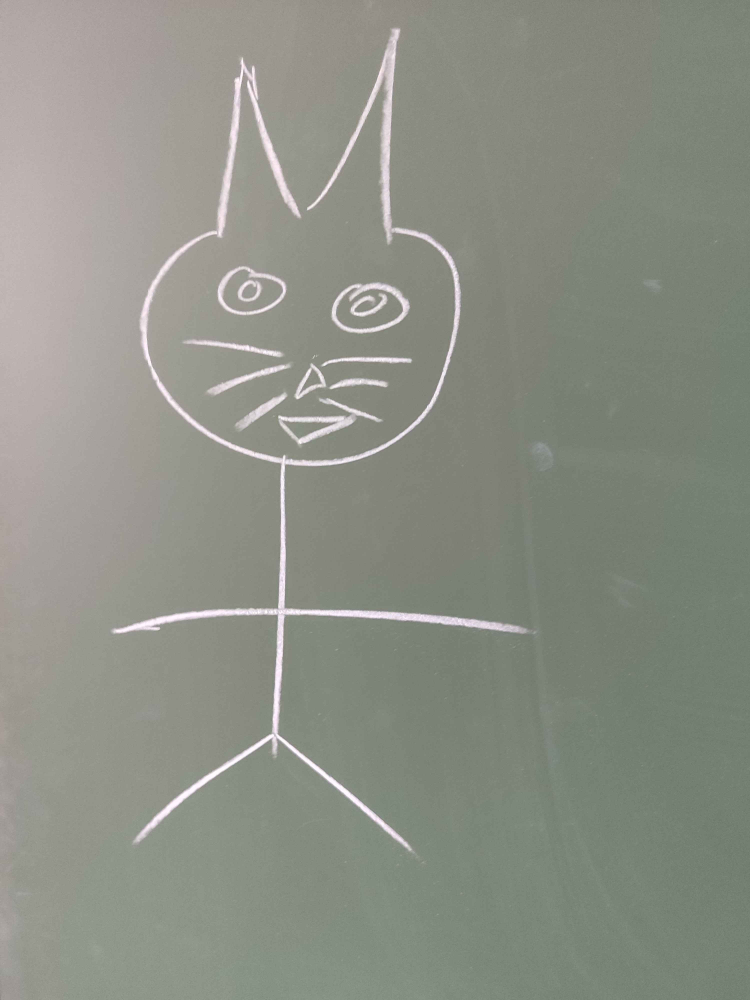
#> input picture image/stick.jpg, 3000 x 4000 px (shown at 1/4 size)
$ python command.py   (older library calls are emulated)
#> lines starting #> are read from the running program, lines starting #| are printed output that depends on the picture; after the words box and inside, x2 and y2 are one past the last pixel; in counts of white or black regions, pixels touching at a corner belong together
#> further down, image is the input picture: shape (4000, 3000, 3); mean B, G, R 133.6, 143.9, 140.6
### ImageProcessing/calcul_trajectoire.py
import cv2
import numpy as np
import matplotlib.pyplot as plt
import PIL
try:
    from ImageProcessing.A4_calibration import fit_to_a4
except:
    from A4_calibration import fit_to_a4

def calcul_trajectoire(image : np.ndarray, pointRatio = 10, method = "bluredcanny", show = False, preview = False):

    # Put the image in greyscale if it's not the case
#> called with pointRatio = 5, method = 'bluredcanny', show = False, preview = False
    try:
        if len(image.shape) == 2:
            image = cv2.convertScaleAbs(image)


        elif image.shape[2] != 1:
            image = cv2.cvtColor(image, cv2.COLOR_BGR2GRAY)
#> image: shape (4000, 3000)
    except ValueError as e:
        print(e)
        print(image.shape)
        cv2.imshow("Error Image",image)
        cv2.waitKey()

    if type(pointRatio) is not int:
        pointRatio = int(pointRatio)


    imgBlur = cv2.GaussianBlur(image,(3,3),0)

    if method == "bluredcanny":
        chosen = cv2.Canny(imgBlur, 50, 150)
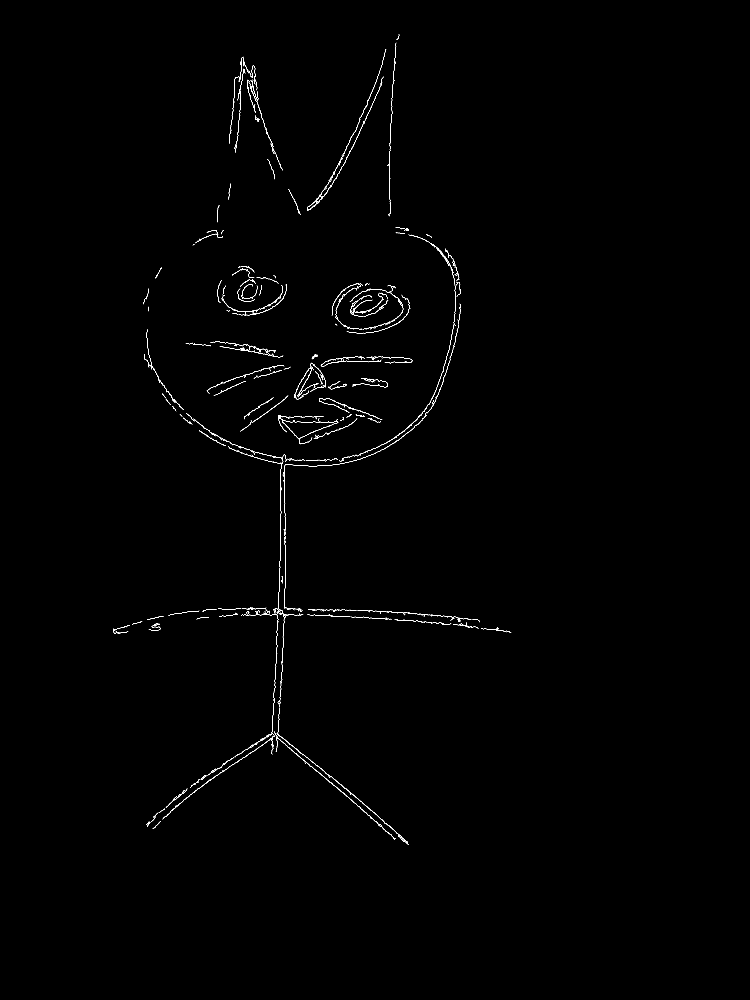
#> chosen: shape (4000, 3000) (shown at 1/4 size); 0.28% white in thin lines or dots, all inside (x1, y1, x2, y2) = (453, 136, 2045, 3379)
    elif method == "laplacian":
        chosen = cv2.Laplacian(imgBlur,cv2.CV_64F, ksize=3, scale=1)
    elif method == "sobel":
        x = cv2.Sobel(image, cv2.CV_64F, 1,0, ksize=3, scale=1)
        y = cv2.Sobel(image, cv2.CV_64F, 0,1, ksize=3, scale=1)
        absx= cv2.convertScaleAbs(x)
        absy = cv2.convertScaleAbs(y)
        edge = cv2.addWeighted(absx, 0.5, absy, 0.5,0)
        _, chosen = cv2.threshold(edge, 128, 255, cv2.THRESH_BINARY | cv2.THRESH_OTSU)

    else:
        chosen = cv2.Canny(image, 50, 150)

    r = 5
    kernel = np.ones((r,r),np.uint8)
    chosen = cv2.morphologyEx(chosen, cv2.MORPH_CLOSE, kernel)
#> chosen: shape (4000, 3000); 0.39% white; 111 white regions (5 under 20 px)

    # Find contours
    contours, _ = cv2.findContours(chosen, mode=cv2.RETR_TREE, method=cv2.CHAIN_APPROX_SIMPLE)
#> contours = 141 contours, 28 with area under 20; largest, box (x1, y1, x2, y2) and area: (1113, 1661, 1354, 1777) 7832, (1129, 1681, 1349, 1755) 7212, (833, 1720, 1143, 3065) 2636, (1096, 2453, 1634, 3379) 1744, (916, 227, 1105, 617) 1620

    # Calculate the center of the image
    height, width = chosen.shape
    center_x, center_y = width // 2, height // 2

    # Process each contour and normalize the coordinates
    all_trajectories = []
    for contour in contours:
        trajectory = []
        counter = 0
        for point in contour:
            counter += 1
            x, y = point[0]  # Extract x and y from the contour point
            normalized_x = x - center_x
            normalized_y = center_y - y  # Invert y-axis for Cartesian coordinates
            if counter % pointRatio == 0:
                trajectory.append((normalized_x, normalized_y))
        if trajectory != []:
            all_trajectories.append(trajectory)
#> this loop made 141 passes
#> after the loop, all_trajectories = 141 items


    if show:
        # Optional: Visualize the trajectories
        import matplotlib.pyplot as plt
        plt.figure(figsize=(8, 8))
        for trajectory in all_trajectories:
            trajectory = np.array(trajectory)
            plt.plot(trajectory[:, 0], trajectory[:, 1], linewidth=1)

        plt.axhline(0, color='black', linewidth=0.5)
        plt.axvline(0, color='black', linewidth=0.5)
        plt.title(f"Extracted Trajectories : {method}")
        plt.xlabel("X")
        plt.ylabel("Y")
        plt.grid()
        plt.axis('equal')
        plt.show()

    import matplotlib.pyplot as plt
    fig, ax = plt.subplots(figsize=(10, 8))

    # Plot each line
    for line in all_trajectories:
        x_coords, y_coords = zip(*line)
        ax.plot(x_coords, y_coords)
#> this loop made 141 passes
#> (x_coords, y_coords) on passes 1, 2, 4, 11: ((-914, -911, -910, -907, -899), (-1297, -1304, -1304, -1298, -1289)), ((-866, -872, -879, -888, -881, -878, -867, -862), (-1291, -1300, -1306, -1311, -1309, -1305, -1295, -1289)), ((-847, -853, -865, -859, -852, -845), (-1238, -1243, -1248, -1246, -1243, -1238)), ((-879,), (-506,))

    # Set the aspect of the plot to be equal, so the drawing isn't distorted
    ax.set_aspect('equal')
    ax.axis('off')

    # Save the plot as an image in a variable
    from io import BytesIO
    buffer = BytesIO()
    plt.savefig(buffer, format='png', bbox_inches='tight', pad_inches=0)
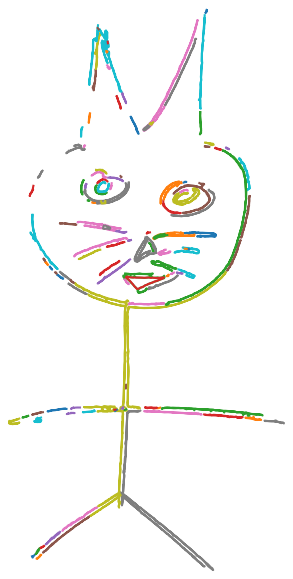
#> figure drawn by matplotlib, 1 panel
    buffer.seek(0)
    image_buffer = buffer.getvalue()
    # Close the plot to free up memory
    plt.close(fig)
    np_image = np.frombuffer(image_buffer, dtype=np.uint8)
    preview = cv2.imdecode(np_image, cv2.IMREAD_COLOR)
#> (the rest of the program and of its run is left out)
